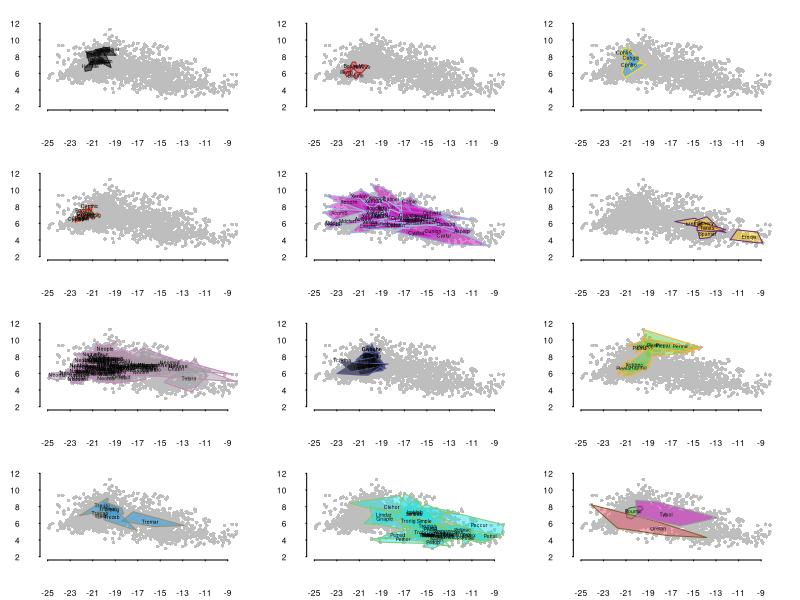

This chart was generated by the following R code:
## Fabrizia Ronco
## April 2020



########################################################################
####    making SI plot tribewise   ###################################
########################################################################


########################################################################
#######   requried packages  ###########################################

require(plyr) 	# version 1.8.4
require(scales)	# version 1.0.0


########################################################################
### get data abd add species and tribe info

scores= read.csv("../../01_Data/SI_data.csv", h=T)
## add species info:
spinfo= read.csv("../../01_Data/specimen_voucher_key.csv", head=T)
scores = merge( scores, spinfo[,c(1,3,5)], by.x="ID", by.y="ID", all.x=T)
#head(scores)
scores$Tribe= as.factor(tolower(substr(scores$Tribe,1,5)))
#levels(scores$Tribe)
#head(scores)

########################################################################
###  define tribe colours
col.sp=read.table("../../01_Data/colors_tribes.txt" ,h=T)
col.sp2= col.sp[match( levels(scores$Tribe), col.sp$tribe),]
palette( c(as.character(col.sp2$color), "grey"))



########################################################################
### calculate hulls per species and mean for adding species names 
find_hull = function(x) x[chull(x$d13C, x$d15N),]

hulls = ddply(scores, "SpeciesID", find_hull)
means = aggregate( scores[,2:3], by= list(scores$SpeciesID, scores$Tribe), mean)
names(means) = c("Species", "Tribe", "N", "C")
#head(means)

########################################################################
###. make lsit of tribes to be plotted, singel out the tribes with one species only to combine them in one of the panels
tribe_list=as.character(col.sp2[,1])
tribe_list2= tribe_list[-c(3,10,14)]
tribe_list3= tribe_list[c(3,10,14)]

########################################################################
###. panel PLOT 
quartz(width =8.3 , height=11.7, file="../Plots/Panelplot_SI.pdf", type="pdf")
par(mar=c(2,2,1,1))

split.screen(figs=c(4,3), erase=T)
for ( k in 1: length( tribe_list2)) {
	screen(k)
	plot( scores$d13C, scores$d15N, pch=16, col="grey", cex=0.5, axes=F,
	xlab= "d13C",ylab= "d15N", cex.lab=0.75, ylim=c(2,12), xlim=c(-25,-8))
	tmp_hulls_focal= hulls[hulls$Tribe == tribe_list2[k], ]
	tmp_hulls_rest= hulls[hulls$Tribe != tribe_list2[k], ]
	tmp_means_focal= means[means $Tribe == tribe_list2[k], ]
	tmp_means_rest= means[means $Tribe != tribe_list2[k], ]
	
	for ( i in 1: dim(tmp_means_focal)[1]) {
		polygon(tmp_hulls_focal $d13C[tmp_hulls_focal $Species== tmp_means_focal $Species[i]], 
		tmp_hulls_focal $d15N[tmp_hulls_focal $Species== tmp_means_focal $Species[i]], 
		col= alpha(as.numeric(tmp_means_focal $Tribe[i]),0.5), border= tmp_means_focal $Tribe[i]  )
	}
	text(tmp_means_focal $C, tmp_means_focal $N, tmp_means_focal $Species, cex=0.3 )
	axis(1, tck=-0.01, cex.axis=0.5, at=seq(-25, -8, 2));axis(2, las=1, tck=-0.01, cex.axis=0.5)
}

screen(k+1)
plot( scores$d13C, scores$d15N, pch=16, col="grey", cex=0.5, axes=F, ylim=c(2,12), xlim=c(-25,-8),
xlab= paste("d13C"), ylab= paste("d15N"), cex.lab=0.75)

tmp_hulls_focal= hulls[hulls$Tribe %in% tribe_list3, ]
tmp_hulls_rest= hulls[! hulls$Tribe %in% tribe_list3, ]
tmp_means_focal= means[means $Tribe %in% tribe_list3, ]
tmp_means_rest= means[! means $Tribe %in% tribe_list3, ]

for ( i in 1: dim(tmp_means_focal)[1]) {
	polygon(tmp_hulls_focal $d13C[tmp_hulls_focal $Species== tmp_means_focal $Species[i]], 
	tmp_hulls_focal $d15N[tmp_hulls_focal $Species== tmp_means_focal $Species[i]], 
	col= alpha(as.numeric(tmp_means_focal $Tribe[i]),0.5), border= tmp_means_focal $Tribe[i]  )
}
text(tmp_means_focal $C, tmp_means_focal $N, tmp_means_focal $Species, cex=0.3 )
axis(1, tck=-0.01, cex.axis=0.5,at=seq(-25, -8, 2));axis(2, las=1, tck=-0.01, cex.axis=0.5)


close.screen(all.screens=T)
dev.off()
